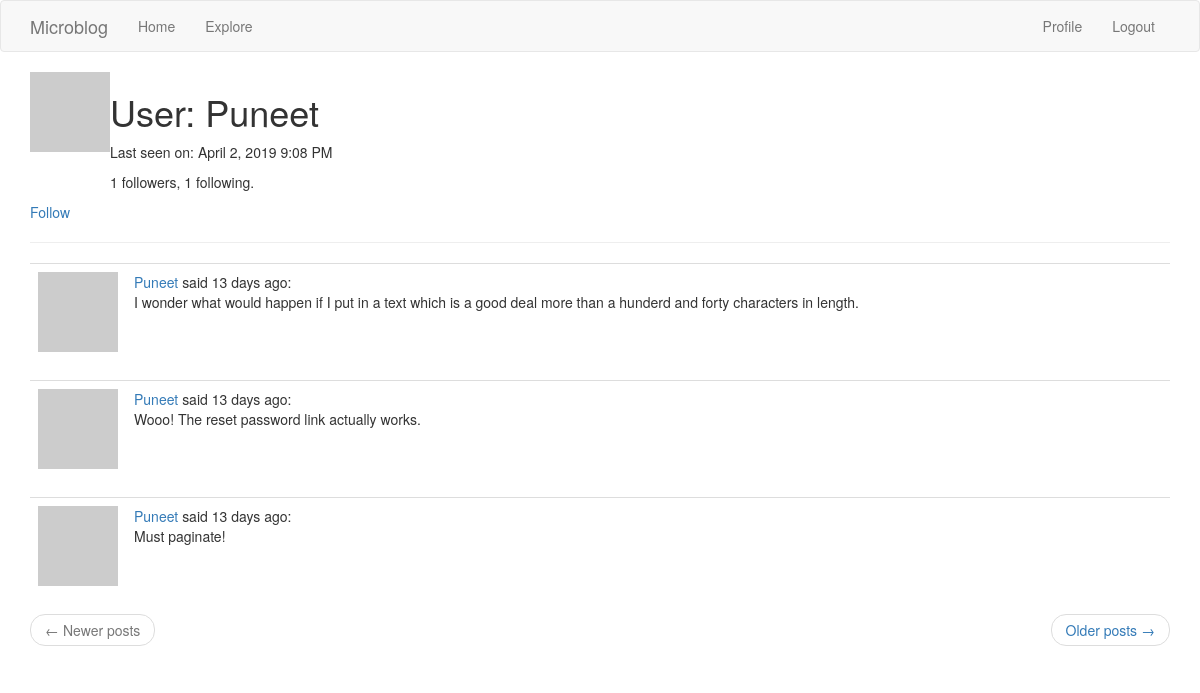
Screenshot of /user/Puneet (signed in) with the database file from the repository.
### app/models.py (models this page shows, shortened)
class User(UserMixin, db.Model):
    id = db.Column(db.Integer, primary_key=True)
    username = db.Column(db.String(64), index=True, unique=True)
    email = db.Column(db.String(120), index=True, unique=True)
    about_me = db.Column(db.String(140))
    last_seen = db.Column(db.DateTime, default=datetime.utcnow)
    password_hash = db.Column(db.String(128))
    posts = db.relationship('Post', backref='author', lazy='dynamic')
    followed = db.relationship(
        'User', secondary=followers,
        primaryjoin=(followers.c.follower_id == id),
        secondaryjoin=(followers.c.followed_id == id),
        backref=db.backref('followers', lazy='dynamic'),
        lazy='dynamic'
    )
    def avatar(self, size):
        digest = md5(self.email.lower().encode('UTF-8')).hexdigest()
        grav_url = 'https://www.gravatar.com/avatar/{}?d=identicon&s={}'
        return grav_url.format(digest, size)
    def is_following(self, user):
        return self.followed.filter(
            followers.c.followed_id == user.id).count() > 0

class Post(db.Model):
    id = db.Column(db.Integer, primary_key=True)
    body = db.Column(db.String(140))  # Twitter or something...
    timestamp = db.Column(db.DateTime, index=True, default=datetime.utcnow)
    user_id = db.Column(db.Integer, db.ForeignKey('user.id'))

### app/routes.py (the view)
@app.route('/user/<username>')
@login_required
def user(username):
    user = User.query.filter_by(username=username).first_or_404()
    page = request.args.get('page', 1, type=int)
    posts = user.posts.order_by(Post.timestamp.desc()).paginate(
        page, app.config['POSTS_PER_PAGE'], False)
    next_url = url_for('user', username=user.username,
                       page=posts.next_num) if posts.has_next else None
    prev_url = url_for('user', username=user.username,
                       page=posts.prev_num) if posts.has_prev else None
    return render_template('user.html', user=user, posts=posts.items,
                           next_url=next_url, prev_url=prev_url)

### app/models.py (called while the page is built)
@login.user_loader
def load_user(user_id):
    return User.query.get(int(user_id))

### app/routes.py (called while the page is built)
@app.before_request
def before_request():
    if current_user.is_authenticated:
        current_user.last_seen = datetime.utcnow()
        db.session.commit()

### app/templates/user.html (shortened to what this page needs)
{% extends "base.html" %}
{% block app_content %}
    <table>
        <tr valign="top">
            <td><img src="{{ user.avatar(128) }}"></td>
            <td>
                <h1>User: {{ user.username }}</h1>
                {% if user.last_seen %}
                <p>Last seen on: {{ moment(user.last_seen).format('LLL') }}</p>
                {% endif %}
                <p>{{ user.followers.count() }} followers, {{ user.followed.count() }} following.</p>
            </td>
        </tr>
    </table>
    {% if user == current_user %}
    <p><a href="{{ url_for('edit_profile') }}">Edit your profile</a></p>
    {% elif not current_user.is_following(user) %}
    <p><a href="{{ url_for('follow', username=user.username) }}">Follow</a></p>
    {% else %}
    <p><a href="{{ url_for('unfollow', username=user.username) }}">Unfollow</a></p>
    {% endif %}
    <hr>
    {% for post in posts %}
        {% include "_post.html" %}
    {% endfor %}
    <nav arai-label="...">
        <ul class="pager">
            <li class="previous{% if not prev_url %} disabled {% endif %}">
                <a href="{{ prev_url or '#'}}">
                    <span aria-hidden="true">&larr;</span> Newer posts
                </a>
            </li>
            <li class="next{% if not next_url %} disabled{% endif %}">
                <a href="{{ next_url or '#'}}">
                    Older posts <span aria-hidden="true">&rarr;</span>
                </a>
            </li>
        </ul>
    </nav>
{% endblock %}

### app/templates/_post.html
<table class="table table-hover">
    <tr>
        <td width="70px">
            <a href="{{ url_for('user', username=post.author.username) }}">
                <img src="{{ post.author.avatar(70) }}"/>
            </a>
        </td>
        <td>
            <a href="{{ url_for('user', username=post.author.username) }}">
                {{ post.author.username }}
            </a>
            said {{ moment(post.timestamp).fromNow() }}:
            <br>
            {{ post.body }}
        </td>
    </tr>
</table>

### rows the page displays
User: username "Puneet", last_seen "April 2, 2019 9:08 PM"
Post: author.username "Puneet", timestamp "13 days ago", body "I wonder what would happen if I put in a text which is a good deal more than a hunderd and forty characters in length."
Post: author.username "Puneet", timestamp "13 days ago", body "Wooo! The reset password link actually works."
Post: author.username "Puneet", timestamp "13 days ago", body "Must paginate!"

### other values shown
{{ user.followers.count() }} "1"
{{ user.followed.count() }} "1"
